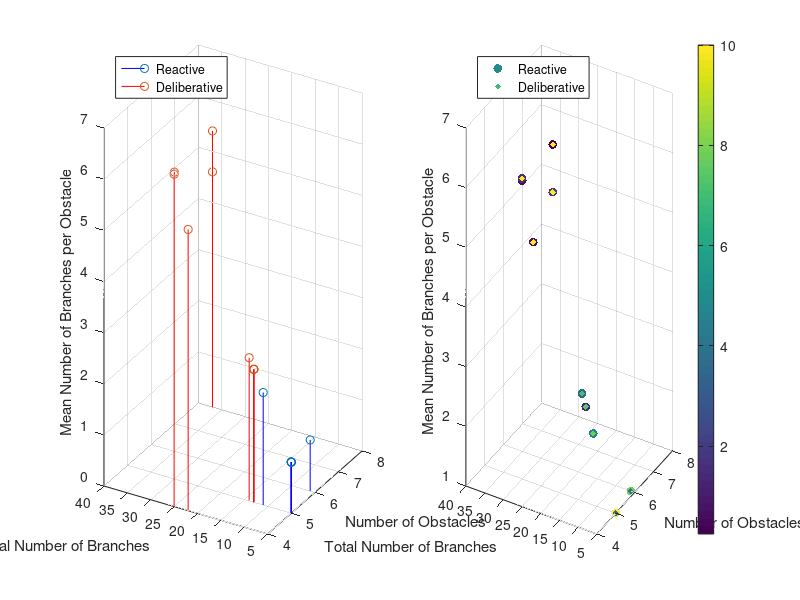

This figure's MATLAB source: (Note: this script raises an error after producing the figure.)
x = [5 5 6 5 5 5 5 5 5 5 4 4 5 8 8];
y = [5 5 6 5 5 11 14 13 13 13 25 22 30 37 37];
z = [1 1 1 1 1 2.2 2.8 2.6 2.6 2.6 6.5 5.5 6.0 4.6 5.4];

reactive_scores = [10.0 10.0 8.0 10.0 10.0 4.5 3.375 5.062 7.125 1.25 1.5 0.625 0.625 1.937 0.25];
deliberative_scores = [4.75 2.687 4.125 2.5 3.625 7.812 7.0 8.0 5.8125 7.562 9.937 10  9.937 9.937 9.937];


best_strat_k3 = [0 0 0 0 0 0 1 1 1 1 1 1 1 1 1];

nsIdx = best_strat_k3 == 0;
smIdx = best_strat_k3 == 1;

figure;
subplot(1,2,1);
stem3(x(nsIdx), y(nsIdx), z(nsIdx), 'Color', 'b')    % stem plot for non-smokers
hold on
stem3(x(smIdx), y(smIdx), z(smIdx), 'Color', 'r')    % stem plot for smokers
hold off

view(-60,15)
% zlim([100 140])

xlabel('Number of Obstacles')                                                      % add labels and a legend
ylabel('Total Number of Branches') 
zlabel('Mean Number of Branches per Obstacle') 
legend('Reactive', 'Deliberative', 'Location', 'NorthWest')


subplot(1,2,2);
scatter3(x,y,z,40,reactive_scores,'filled')    % draw the scatter plot
ax = gca;
% ax.XDir = 'reverse';
hold on
scatter3(x,y,z,20,deliberative_scores,'filled', 'd')
view(-60,15)
xlabel('Number of Obstacles')
ylabel('Total Number of Branches')
zlabel('Mean Number of Branches per Obstacle')
legend('Reactive', 'Deliberative', 'Location', 'NorthWest')

cb = colorbar;                                     % create and label the colorbar
cb.Label.String = 'Learned Average Score (/10, over 5 trials)';

%% Graph to Show Test Judgements at k=3

x = [5 5 6 5 5 5 5 5 5 5 4 4 5 8 8, 13 10 15 2 6 4 35 5 10 8 3 3 7 4 5];
y = [5 5 6 5 5 11 14 13 13 13 25 22 30 37 37, 27 32 45 12 9 5 42 11 33 17 33 6 14 8 15];
z = [1 1 1 1 1 2.2 2.8 2.6 2.6 2.6 6.5 5.5 6.0 4.6 5.4, 2.7 3.2 2.75 6 1.28 1.25 1.2 2.2 3.3 2.125 11 2 2.14 2 3];

best_strat_k3 = [0 0 0 0 0 0 1 1 1 1 1 1 1 1 1 2 2 2 2 3 3 2 2 2 2 2 3 3 2 2];

nsIdx = best_strat_k3 == 0;
smIdx = best_strat_k3 == 1;
pmIdx = best_strat_k3 == 2;
dmIdx = best_strat_k3 == 3;

figure;
% subplot(1,2,1);
stem3(x(nsIdx), y(nsIdx), z(nsIdx), 'Color', 'b')    % stem plot for non-smokers
hold on
stem3(x(smIdx), y(smIdx), z(smIdx), 'Color', 'r')    % stem plot for smokers
stem3(x(pmIdx), y(pmIdx), z(pmIdx), 'Color', 'g')
stem3(x(dmIdx), y(dmIdx), z(dmIdx), 'Color', 'm') 
hold off

view(-60,15)
% zlim([100 140])

xlabel('Number of Obstacles')                                                      % add labels and a legend
ylabel('Total Number of Branches') 
zlabel('Mean Number of Branches per Obstacle') 
legend('Reactive', 'Deliberative', 'New Deliberative', 'New Reactive', 'Location', 'NorthWest')

%% Graph for Difference in K

y = [1 2];
x = [1 2 3 4 5 6 7 8 9 10 11 12 13 14 15];
k_1 = [2 2 2 1 1 1 2 2 2 2 2 1 2 2 2];
k_3 = [2 2 2 2 1 1 2 2 2 2 2 1 1 2 2];
k_5 = [2 2 2 2 1 1 2 2 2 2 2 1 2 1 2];

figure;
stem(x, k_1, 'r')
hold on
stem(x, k_3, 'b')
stem(x, k_5, 'g')
legend('k=1', 'k=3', 'k=5')

%% Graph for k decision error 

x = [1 2 3 4 5 6 7 8 9 10 11 12 13 14 15];
reactive = [1.3 0.3 1.3 4.6 7.6 8.3 6.6 7.3 1 2.6 0.3 10 5 3 4];
deliberative = [8.6 7.3 10 2 1.6 2 10 3.6 6.67 10 8.3 2 4 3 4.3];

z = [0 1 2];
knn_choice = [2 2 2 2 1 1 2 2 2 2 2 1 2 2 2];
correct_choice = [2 2 2 1 1 1 2 1 2 2 2 1 1 0 2];

figure;
yyaxis left
stem(x, reactive, 'm');
hold on
stem(x, deliberative, 'k');
legend('Reactive', 'Deliberative', 'KNN Strategy Choice', 'Best Strategy')
xlabel('Test Map Number')
hold off 

yyaxis right
scatter(x,knn_choice, 'b');
hold on
scatter(x, correct_choice, 'r');

%%
x = [1 2 3 4 5 6 7 8 9 10 11 12 13 14 15];
Y = [1.3, 8.6
     0.3, 8.1
     1.3, 10
     4.6, 2
     7.6, 1.6
     8.3, 2
     6.6, 10
     7.3, 3.6
     1, 6.67
     2.6, 10
     0.3, 8.3
     10, 2
     5, 4
     3, 3
     4, 4.3];
 
knn_choice = [2 2 2 2 1 1 2 2 2 2 2 1 2 2 2];
correct_choice = [2 2 2 1 1 1 2 1 2 2 2 1 1 0 2];
 
figure;
bar(Y)
xlabel('Test Map Number')
yyaxis right
plot(x,knn_choice, 'b');
hold on
plot(x, correct_choice, 'r');
legend('Reactive', 'Deliberative', 'KNN Strategy Choice', 'Best Strategy')

%% Solely KNN Error

x = [1 2 3 4 5 6 7 8 9 10 11 12 13 14 15];
knn_choice = [2 2 2 2 1 1 2 2 2 2 2 1 2 2 2];
correct_choice = [2 2 2 1 1 1 2 1 2 2 2 1 1 1.5 2];

figure;
scatter(x, correct_choice, 'r')
hold on
scatter(x, knn_choice, 'b')
legend('Best Strategy By Average', 'KNN Strategy Choice')

%% Surface Plot



